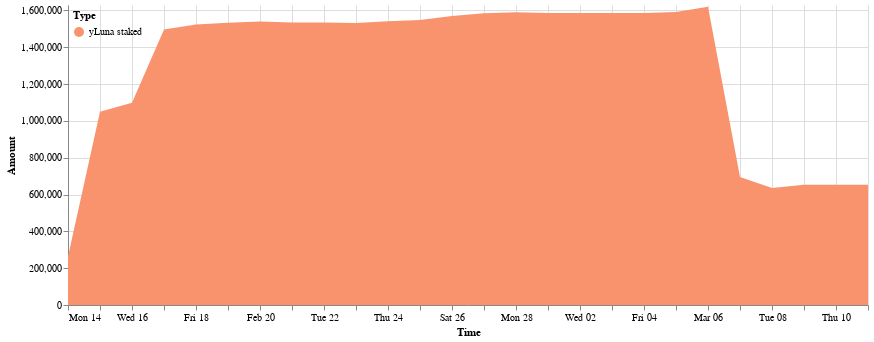

The cell this chart's notebook holds for it:
### Code cell
domain = ['yLuna staked']
range_ = ['#f8936d']
cp.get_yluna_time_area_chart(daily_delta_stk, 
               alt.Scale(domain=domain, range=range_),
               min_date = daily_delta_stk.Time.min(),
               max_date = daily_delta_stk.Time.max(),
               top_padding = 10000
        ).properties(width=800).configure_view(strokeOpacity=0)

### Figure 1 — Vega-Lite specification as saved in the notebook (floating-point values rounded to 4 significant figures)
{"config": {"view": {"continuousWidth": 400, "continuousHeight": 300, "strokeOpacity": 0}}, "data": {"name": "data-73686c642dafbd2f66c10f08ffc7c6a6"}, "mark": "area", "encoding": {"color": {"field": "Type", "legend": {"direction": "vertical", "legendY": 0, "orient": "none", "padding": 5}, "scale": {"domain": ["yLuna staked"], "range": ["#f8936d"]}, "type": "nominal"}, "tooltip": [{"field": "Time", "format": "%Y-%m-%d", "type": "temporal"}, {"field": "Type", "type": "nominal"}, {"field": "Amount (millions)", "type": "nominal"}], "x": {"field": "Time", "scale": {"domain": ["2022-02-14", "2022-03-11"]}, "type": "temporal"}, "y": {"field": "Amount", "scale": {"domain": [0, 1630000.0]}, "type": "quantitative"}}, "width": 800, "$schema": "https://vega.github.io/schema/vega-lite/v4.17.0.json", "datasets": {"data-73686c642dafbd2f66c10f08ffc7c6a6": [{"Time": "2022-02-14", "Amount signed": 264000.0, "Amount": 264000.0, "Type": "yLuna staked", "Amount (millions)": "0.26M"}, {"Time": "2022-02-15", "Amount signed": 785400.0, "Amount": 1049000.0, "Type": "yLuna staked", "Amount (millions)": "1.05M"}, {"Time": "2022-02-16", "Amount signed": 48820.0, "Amount": 1098000.0, "Type": "yLuna staked", "Amount (millions)": "1.1M"}, {"Time": "2022-02-17", "Amount signed": 398600.0, "Amount": 1497000.0, "Type": "yLuna staked", "Amount (millions)": "1.5M"}, {"Time": "2022-02-18", "Amount signed": 26480.0, "Amount": 1523000.0, "Type": "yLuna staked", "Amount (millions)": "1.52M"}, {"Time": "2022-02-19", "Amount signed": 9947.0, "Amount": 1533000.0, "Type": "yLuna staked", "Amount (millions)": "1.53M"}, {"Time": "2022-02-20", "Amount signed": 6690.0, "Amount": 1540000.0, "Type": "yLuna staked", "Amount (millions)": "1.54M"}, {"Time": "2022-02-21", "Amount signed": -5372.0, "Amount": 1534000.0, "Type": "yLuna staked", "Amount (millions)": "1.53M"}, {"Time": "2022-02-22", "Amount signed": -340.6, "Amount": 1534000.0, "Type": "yLuna staked", "Amount (millions)": "1.53M"}, {"Time": "2022-02-23", "Amount signed": -1892.0, "Amount": 1532000.0, "Type": "yLuna staked", "Amount (millions)": "1.53M"}, {"Time": "2022-02-24", "Amount signed": 9216.0, "Amount": 1541000.0, "Type": "yLuna staked", "Amount (millions)": "1.54M"}, {"Time": "2022-02-25", "Amount signed": 6565.0, "Amount": 1548000.0, "Type": "yLuna staked", "Amount (millions)": "1.55M"}, {"Time": "2022-02-26", "Amount signed": 21590.0, "Amount": 1570000.0, "Type": "yLuna staked", "Amount (millions)": "1.57M"}, {"Time": "2022-02-27", "Amount signed": 15350.0, "Amount": 1585000.0, "Type": "yLuna staked", "Amount (millions)": "1.58M"}, {"Time": "2022-02-28", "Amount signed": 5056.0, "Amount": 1590000.0, "Type": "yLuna staked", "Amount (millions)": "1.59M"}, {"Time": "2022-03-01", "Amount signed": -3479.0, "Amount": 1587000.0, "Type": "yLuna staked", "Amount (millions)": "1.59M"}, {"Time": "2022-03-02", "Amount signed": -801.9, "Amount": 1586000.0, "Type": "yLuna staked", "Amount (millions)": "1.59M"}, {"Time": "2022-03-03", "Amount signed": -37.23, "Amount": 1586000.0, "Type": "yLuna staked", "Amount (millions)": "1.59M"}, {"Time": "2022-03-04", "Amount signed": 980.6, "Amount": 1587000.0, "Type": "yLuna staked", "Amount (millions)": "1.59M"}, {"Time": "2022-03-05", "Amount signed": 5166.0, "Amount": 1592000.0, "Type": "yLuna staked", "Amount (millions)": "1.59M"}, {"Time": "2022-03-06", "Amount signed": 27690.0, "Amount": 1620000.0, "Type": "yLuna staked", "Amount (millions)": "1.62M"}, {"Time": "2022-03-07", "Amount signed": -924800.0, "Amount": 694700.0, "Type": "yLuna staked", "Amount (millions)": "0.69M"}, {"Time": "2022-03-08", "Amount signed": -58730.0, "Amount": 636000.0, "Type": "yLuna staked", "Amount (millions)": "0.64M"}, {"Time": "2022-03-09", "Amount signed": 17560.0, "Amount": 653500.0, "Type": "yLuna staked", "Amount (millions)": "0.65M"}, {"Time": "2022-03-10", "Amount signed": -361.7, "Amount": 653200.0, "Type": "yLuna staked", "Amount (millions)": "0.65M"}, {"Time": "2022-03-11", "Amount signed": -483.7, "Amount": 652700.0, "Type": "yLuna staked", "Amount (millions)": "0.65M"}]}}
